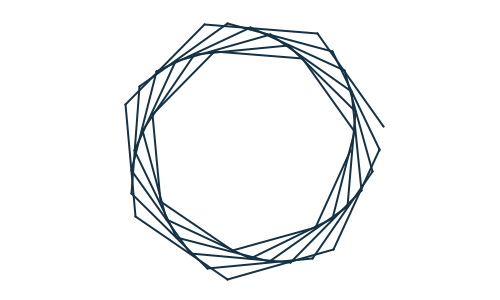
Frame 1 (no input)
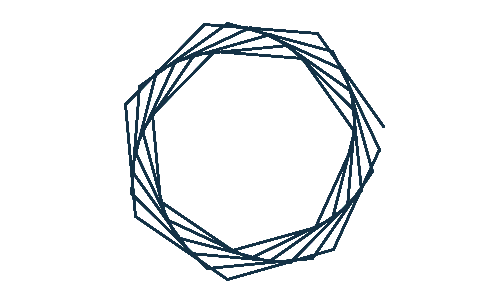
Frame 60 (the mouse pressed at the canvas centre just before this capture)
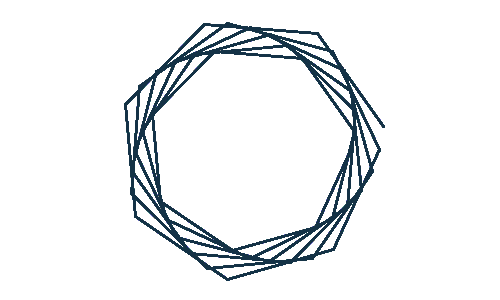
Frame 120 (the mouse held since frame 60 and released just before this capture)

The Processing sketch that drew these frames (run headless with seeded random() and noise(); from frame 60 on, the mouse is pressed at the canvas centre):

// Processing sketch: processing_44780
// ── processing_44780.pde

void setup() {

  size(500, 300);
  background(255);
  strokeWeight(2);
  smooth();
}

void draw() {

  stroke(20, 50, 70);
  float radius = 100;
  float x, y;
  float lastx = -999;
  float lasty = -999;
  float centX = 250;
  float centY = 150;
  for (float ang=0; ang<=360*6; ang+=50) {
    radius += 0.8;
    float rad = radians(ang);
    x = centX + (radius * cos(rad));
    y = centY + (radius * sin(rad));
    point(x, y);
    if (lastx > -999) {
      line(x, y, lastx, lasty);
    }
    lastx = x;
    lasty = y;
  }
}
